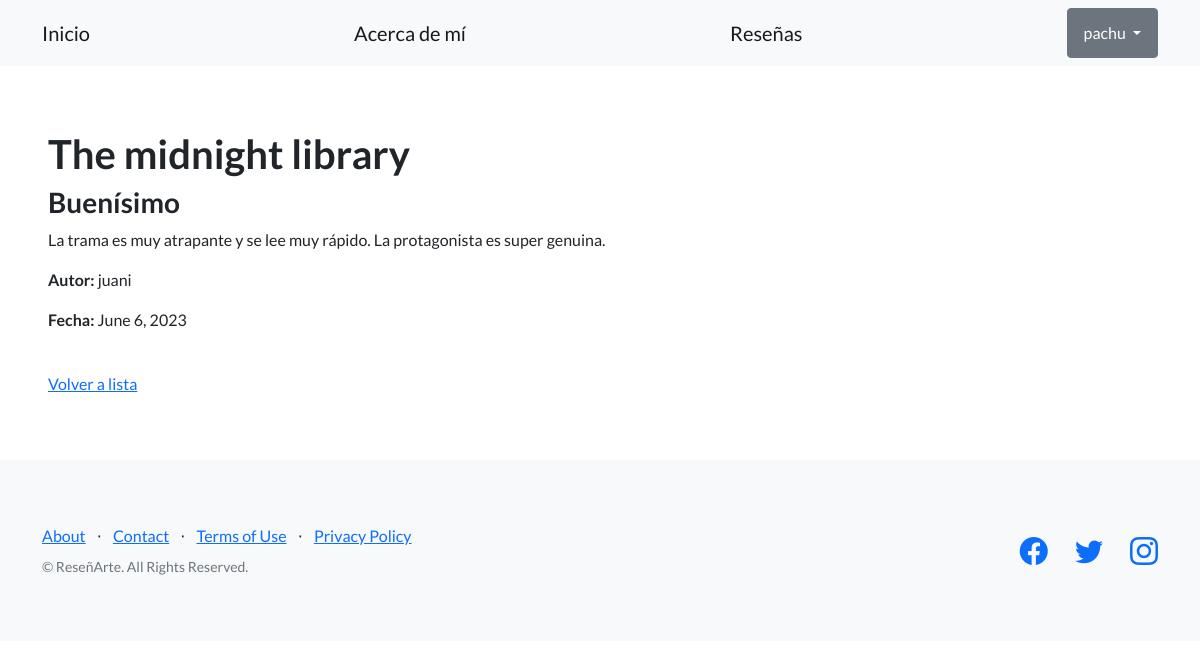
/blog/pages/pageId/3/ (signed in), run on the app's committed database.
### blog/models.py (models this page shows, shortened)
class Reseña (models.Model):
    titulo = models.CharField(max_length=256)
    subtitulo = models.CharField(max_length=256)
    cuerpo = models.TextField()
    autor = models.ForeignKey(User, on_delete=models.CASCADE)
    fecha = models.DateField(null=True, blank=True)

### blog/views.py (the view)
# urls.py: path('pages/pageId/<int:pk>/', ReseñaDetailView.as_view(), name="ver_reseña"),
class ReseñaDetailView(DetailView):
    model = Reseña
    success_url = reverse_lazy('lista_reseñas')

### blog/templates/blog/reseña_detail.html
{% extends "blog/base.html" %}
{% block contenido %}
<h1>
{{object.titulo}}
</h1>
<h3>
{{object.subtitulo}}
</h3>
<p>
{{object.cuerpo}}
</p>
<p>
  <strong>Autor:</strong> {{object.autor}}
</p>
<p>
  <strong>Fecha:</strong> {{object.fecha}}
</p>
<br>
<a href="{% url 'listar_reseñas' %}">Volver a lista</a>
{% endblock contenido %}

### blog/templates/blog/base.html (shortened to what this page needs)
{% load static %}
<!DOCTYPE html>
<html lang="en">
    <head>
        <link href="https://cdn.jsdelivr.net/npm/bootstrap-icons@1.5.0/font/bootstrap-icons.css" rel="stylesheet" type="text/css" />
        <link href= "{% static 'blog/css/styles.css' %}"" rel="stylesheet" />
    </head>
    <body>
        <nav class="navbar navbar-light bg-light static-top">
            <div class="container">
                <a class="navbar-brand" href="{% url 'inicio' %}">Inicio</a>
                <a class="navbar-brand" href="{% url 'about' %}">Acerca de mí</a>
                <a class="navbar-brand" href="{% url 'listar_reseñas' %}">Reseñas</a>
                {% if user.is_authenticated %}
                <div class="dropdown">
                    <button class="btn btn-secondary dropdown-toggle" type="button" id="dropdownMenuButton1" data-bs-toggle="dropdown" aria-expanded="false">
                        <div style="display: inline-flex;">
                            <span>{{ user.username }}</span>
                        </div>
                    </button>
                    </div>
                </div>
                {% else %}
                <a class="navbar-brand" href="{% url 'registro' %}">Registro</a>
                <a class="navbar-brand" href="{% url 'login' %}">Iniciar sesión</a>
                {% endif %}
        </nav>
        <section style="padding:4rem 3rem;">
            {% block contenido %}
            {% endblock contenido %}
        </section>
        <footer class="footer bg-light">
            <div class="container">
                <div class="row">
                    <div class="col-lg-6 h-100 text-center text-lg-start my-auto">
                        <ul class="list-inline mb-2">
                            <li class="list-inline-item"><a href="#!">About</a></li>
                            <li class="list-inline-item">⋅</li>
                            <li class="list-inline-item"><a href="#!">Contact</a></li>
                            <li class="list-inline-item">⋅</li>
                            <li class="list-inline-item"><a href="#!">Terms of Use</a></li>
                            <li class="list-inline-item">⋅</li>
                            <li class="list-inline-item"><a href="#!">Privacy Policy</a></li>
                        </ul>
                        <p class="text-muted small mb-4 mb-lg-0">&copy; ReseñArte. All Rights Reserved.</p>
                    </div>
                    <div class="col-lg-6 h-100 text-center text-lg-end my-auto">
                        <ul class="list-inline mb-0">
                            <li class="list-inline-item me-4">
                                <a href="#!"><i class="bi-facebook fs-3"></i></a>
                            </li>
                            <li class="list-inline-item me-4">
                                <a href="#!"><i class="bi-twitter fs-3"></i></a>
                            </li>
                            <li class="list-inline-item">
                                <a href="#!"><i class="bi-instagram fs-3"></i></a>
                            </li>
                        </ul>
                    </div>
                </div>
            </div>
        </footer>
    </body>
</html>

### data on the page
Reseña: titulo "The midnight library", subtitulo "Buenísimo", cuerpo "La trama es muy atrapante y se lee muy rápido. La protagonista es super genuina.", autor "juani", fecha "June 6, 2023"

### other printed values
{{ user.username }} "pachu"
